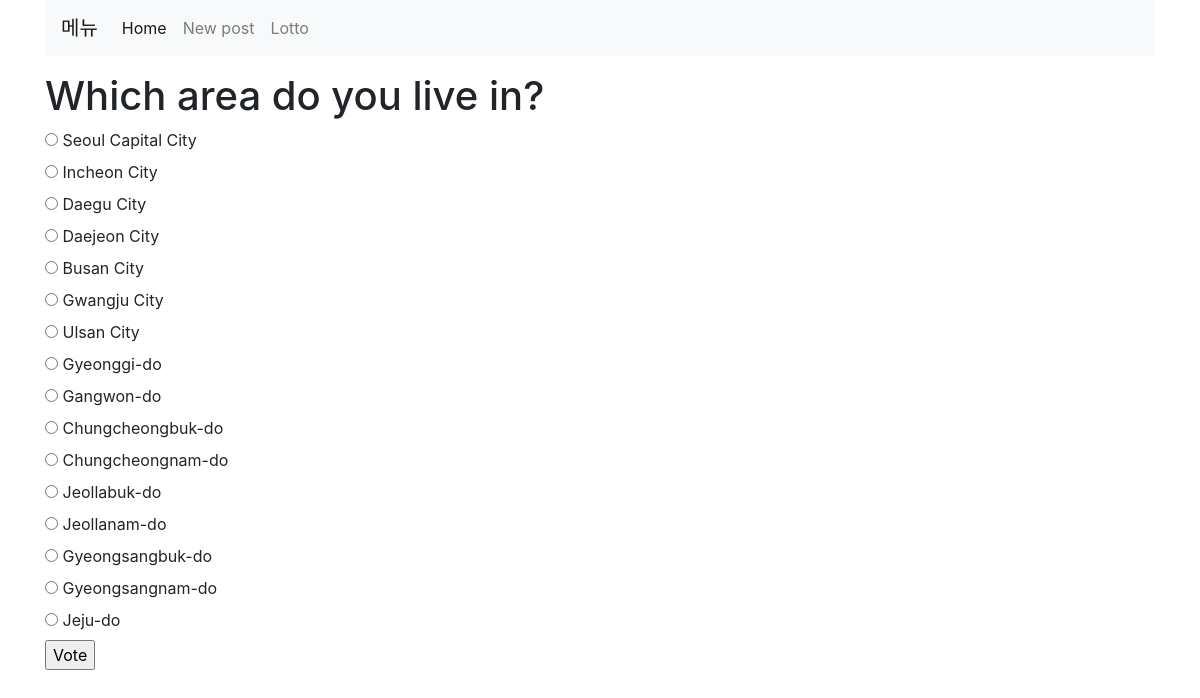
Screenshot of /polls/4/ with the database file from the repository.
### polls/models.py (models this page shows, shortened)
class Question(models.Model):
    question_text = models.CharField(max_length=200)
    pub_date = models.DateTimeField('date published')

class Choice(models.Model):
    question = models.ForeignKey(Question, on_delete=models.CASCADE)
    choice_text = models.CharField(max_length=200)
    votes = models.IntegerField(default=0)

### polls/views.py (the view)
# urls.py: path('<int:question_id>/', views.detail, name='detail'),
def detail(request, question_id):
    question = get_object_or_404(Question, pk=question_id)
    return render(request, 'polls/detail.html', {'question': question})

### polls/templates/polls/detail.html (shortened to what this page needs)
{% extends 'base.html' %}
{% block content %}
<h1>{{ question.question_text }}</h1>
<form action ="{% url 'polls:vote' question.id %}" method="post">
{% for choice in question.choice_set.all %}
    <input type="radio" name="choice" id="choice{{ forloop.counter }}" value="{{ choice.id }}" />
    <label for="choice{{ forloop.counter }}">{{ choice.choice_text }}</label><br />
{% endfor %}
<input type="submit" value="Vote" />
</form>
{% endblock %}

### static/style.css (style rules this page uses)
body { width:100%; }

### rows the page displays
Question: question_text "Which area do you live in?"
Choice: choice_text "Seoul Capital City"
Choice: choice_text "Incheon City"
Choice: choice_text "Daegu City"
Choice: choice_text "Daejeon City"
Choice: choice_text "Busan City"
Choice: choice_text "Gwangju City"
Choice: choice_text "Ulsan City"
Choice: choice_text "Gyeonggi-do"
Choice: choice_text "Gangwon-do"
Choice: choice_text "Chungcheongbuk-do"
Choice: choice_text "Chungcheongnam-do"
Choice: choice_text "Jeollabuk-do"
Choice: choice_text "Jeollanam-do"
Choice: choice_text "Gyeongsangbuk-do"
Choice: choice_text "Gyeongsangnam-do"
Choice: choice_text "Jeju-do"
